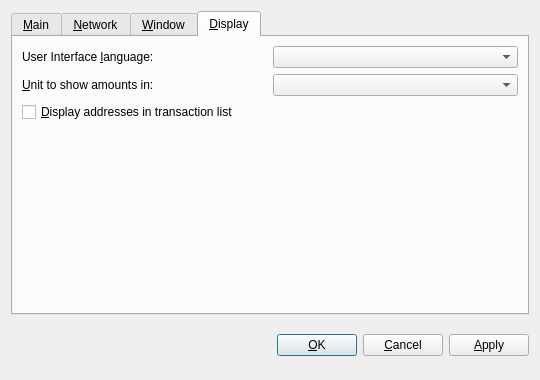
<?xml version="1.0" encoding="UTF-8"?>
<ui version="4.0">
 <class>OptionsDialog</class>
 <widget class="QDialog" name="OptionsDialog">
  <property name="geometry">
   <rect>
    <x>0</x>
    <y>0</y>
    <width>540</width>
    <height>380</height>
   </rect>
  </property>
  <property name="windowTitle">
   <string>Options</string>
  </property>
  <property name="modal">
   <bool>true</bool>
  </property>
  <layout class="QVBoxLayout" name="verticalLayout">
   <item>
    <widget class="QTabWidget" name="tabWidget">
     <property name="tabPosition">
      <enum>QTabWidget::North</enum>
     </property>
     <property name="currentIndex">
      <number>3</number>
     </property>
     <widget class="QWidget" name="tabMain">
      <attribute name="title">
       <string>&amp;Main</string>
      </attribute>
      <layout class="QVBoxLayout" name="verticalLayout_Main">
       <item>
        <widget class="QLabel" name="transactionFeeInfoLabel">
         <property name="text">
          <string>Optional transaction fee per kB that helps make sure your transactions are processed quickly. Most transactions are 1 kB.</string>
         </property>
         <property name="textFormat">
          <enum>Qt::PlainText</enum>
         </property>
         <property name="wordWrap">
          <bool>true</bool>
         </property>
        </widget>
       </item>
       <item>
        <layout class="QHBoxLayout" name="horizontalLayout_1_Main">
         <item>
          <widget class="QLabel" name="transactionFeeLabel">
           <property name="text">
            <string>Pay transaction &amp;fee</string>
           </property>
           <property name="textFormat">
            <enum>Qt::PlainText</enum>
           </property>
           <property name="buddy">
            <cstring>transactionFee</cstring>
           </property>
          </widget>
         </item>
         <item>
          <widget class="BitcoinAmountField" name="transactionFee"/>
         </item>
         <item>
          <spacer name="horizontalSpacer_1_Main">
           <property name="orientation">
            <enum>Qt::Horizontal</enum>
           </property>
           <property name="sizeHint" stdset="0">
            <size>
             <width>40</width>
             <height>20</height>
            </size>
           </property>
          </spacer>
         </item>
        </layout>
       </item>
       <item>
        <widget class="QCheckBox" name="bitcoinAtStartup">
         <property name="toolTip">
          <string>Automatically start YYF after logging in to the system.</string>
         </property>
         <property name="text">
          <string>&amp;Start YYF on system login</string>
         </property>
        </widget>
       </item>
       <item>
        <spacer name="verticalSpacer_Main">
         <property name="orientation">
          <enum>Qt::Vertical</enum>
         </property>
         <property name="sizeHint" stdset="0">
          <size>
           <width>20</width>
           <height>40</height>
          </size>
         </property>
        </spacer>
       </item>
       <item>
        <layout class="QHBoxLayout" name="horizontalLayout_2_Main">
         <item>
          <spacer name="horizontalSpacer_2_Main">
           <property name="orientation">
            <enum>Qt::Horizontal</enum>
           </property>
           <property name="sizeHint" stdset="0">
            <size>
             <width>40</width>
             <height>20</height>
            </size>
           </property>
          </spacer>
         </item>
         <item>
          <widget class="QPushButton" name="resetButton">
           <property name="toolTip">
            <string>Reset all client options to default.</string>
           </property>
           <property name="text">
            <string>&amp;Reset Options</string>
           </property>
           <property name="autoDefault">
            <bool>false</bool>
           </property>
          </widget>
         </item>
        </layout>
       </item>
      </layout>
     </widget>
     <widget class="QWidget" name="tabNetwork">
      <attribute name="title">
       <string>&amp;Network</string>
      </attribute>
      <layout class="QVBoxLayout" name="verticalLayout_Network">
       <item>
        <widget class="QCheckBox" name="mapPortUpnp">
         <property name="toolTip">
          <string>&lt;html&gt;&lt;head/&gt;&lt;body&gt;&lt;p&gt;Automatically open the YYF client port on the router. This only works when your router supports UPnP and it is enabled.&lt;/p&gt;&lt;/body&gt;&lt;/html&gt;</string>
         </property>
         <property name="text">
          <string>Map port using &amp;UPnP</string>
         </property>
        </widget>
       </item>
       <item>
        <widget class="QCheckBox" name="connectSocks">
         <property name="toolTip">
          <string>Connect to the YYF network through a SOCKS proxy (e.g. when connecting through Tor).</string>
         </property>
         <property name="text">
          <string>&amp;Connect through SOCKS proxy:</string>
         </property>
        </widget>
       </item>
       <item>
        <layout class="QHBoxLayout" name="horizontalLayout_Network">
         <item>
          <widget class="QLabel" name="proxyIpLabel">
           <property name="text">
            <string>Proxy &amp;IP:</string>
           </property>
           <property name="textFormat">
            <enum>Qt::PlainText</enum>
           </property>
           <property name="buddy">
            <cstring>proxyIp</cstring>
           </property>
          </widget>
         </item>
         <item>
          <widget class="QValidatedLineEdit" name="proxyIp">
           <property name="maximumSize">
            <size>
             <width>140</width>
             <height>16777215</height>
            </size>
           </property>
           <property name="toolTip">
            <string>IP address of the proxy (e.g. 127.0.0.1)</string>
           </property>
          </widget>
         </item>
         <item>
          <widget class="QLabel" name="proxyPortLabel">
           <property name="text">
            <string>&amp;Port:</string>
           </property>
           <property name="textFormat">
            <enum>Qt::PlainText</enum>
           </property>
           <property name="buddy">
            <cstring>proxyPort</cstring>
           </property>
          </widget>
         </item>
         <item>
          <widget class="QLineEdit" name="proxyPort">
           <property name="maximumSize">
            <size>
             <width>55</width>
             <height>16777215</height>
            </size>
           </property>
           <property name="toolTip">
            <string>Port of the proxy (e.g. 9050)</string>
           </property>
          </widget>
         </item>
         <item>
          <widget class="QLabel" name="socksVersionLabel">
           <property name="text">
            <string>SOCKS &amp;Version:</string>
           </property>
           <property name="textFormat">
            <enum>Qt::PlainText</enum>
           </property>
           <property name="buddy">
            <cstring>socksVersion</cstring>
           </property>
          </widget>
         </item>
         <item>
          <widget class="QValueComboBox" name="socksVersion">
           <property name="toolTip">
            <string>SOCKS version of the proxy (e.g. 5)</string>
           </property>
          </widget>
         </item>
         <item>
          <spacer name="horizontalSpacer_Network">
           <property name="orientation">
            <enum>Qt::Horizontal</enum>
           </property>
           <property name="sizeHint" stdset="0">
            <size>
             <width>40</width>
             <height>20</height>
            </size>
           </property>
          </spacer>
         </item>
        </layout>
       </item>
       <item>
        <spacer name="verticalSpacer_Network">
         <property name="orientation">
          <enum>Qt::Vertical</enum>
         </property>
         <property name="sizeHint" stdset="0">
          <size>
           <width>20</width>
           <height>40</height>
          </size>
         </property>
        </spacer>
       </item>
      </layout>
     </widget>
     <widget class="QWidget" name="tabWindow">
      <attribute name="title">
       <string>&amp;Window</string>
      </attribute>
      <layout class="QVBoxLayout" name="verticalLayout_Window">
       <item>
        <widget class="QCheckBox" name="minimizeToTray">
         <property name="toolTip">
          <string>Show only a tray icon after minimizing the window.</string>
         </property>
         <property name="text">
          <string>&amp;Minimize to the tray instead of the taskbar</string>
         </property>
        </widget>
       </item>
       <item>
        <widget class="QCheckBox" name="minimizeOnClose">
         <property name="toolTip">
          <string>Minimize instead of exit the application when the window is closed. When this option is enabled, the application will be closed only after selecting Quit in the menu.</string>
         </property>
         <property name="text">
          <string>M&amp;inimize on close</string>
         </property>
        </widget>
       </item>
       <item>
        <spacer name="verticalSpacer_Window">
         <property name="orientation">
          <enum>Qt::Vertical</enum>
         </property>
         <property name="sizeHint" stdset="0">
          <size>
           <width>20</width>
           <height>40</height>
          </size>
         </property>
        </spacer>
       </item>
      </layout>
     </widget>
     <widget class="QWidget" name="tabDisplay">
      <attribute name="title">
       <string>&amp;Display</string>
      </attribute>
      <layout class="QVBoxLayout" name="verticalLayout_Display">
       <item>
        <layout class="QHBoxLayout" name="horizontalLayout_1_Display">
         <item>
          <widget class="QLabel" name="langLabel">
           <property name="text">
            <string>User Interface &amp;language:</string>
           </property>
           <property name="textFormat">
            <enum>Qt::PlainText</enum>
           </property>
           <property name="buddy">
            <cstring>lang</cstring>
           </property>
          </widget>
         </item>
         <item>
          <widget class="QValueComboBox" name="lang">
           <property name="toolTip">
            <string>&lt;html&gt;&lt;head/&gt;&lt;body&gt;&lt;p&gt;The user interface language can be set here. This setting will take effect after restarting YYF.&lt;/p&gt;&lt;/body&gt;&lt;/html&gt;</string>
           </property>
          </widget>
         </item>
        </layout>
       </item>
       <item>
        <layout class="QHBoxLayout" name="horizontalLayout_2_Display">
         <item>
          <widget class="QLabel" name="unitLabel">
           <property name="text">
            <string>&amp;Unit to show amounts in:</string>
           </property>
           <property name="textFormat">
            <enum>Qt::PlainText</enum>
           </property>
           <property name="buddy">
            <cstring>unit</cstring>
           </property>
          </widget>
         </item>
         <item>
          <widget class="QValueComboBox" name="unit">
           <property name="toolTip">
            <string>Choose the default subdivision unit to show in the interface and when sending coins.</string>
           </property>
          </widget>
         </item>
        </layout>
       </item>
       <item>
        <widget class="QCheckBox" name="displayAddresses">
         <property name="toolTip">
          <string>&lt;html&gt;&lt;head/&gt;&lt;body&gt;&lt;p&gt;Whether to show YYF addresses in the transaction list or not.&lt;/p&gt;&lt;/body&gt;&lt;/html&gt;</string>
         </property>
         <property name="text">
          <string>&amp;Display addresses in transaction list</string>
         </property>
        </widget>
       </item>
       <item>
        <spacer name="verticalSpacer_Display">
         <property name="orientation">
          <enum>Qt::Vertical</enum>
         </property>
         <property name="sizeHint" stdset="0">
          <size>
           <width>20</width>
           <height>40</height>
          </size>
         </property>
        </spacer>
       </item>
      </layout>
     </widget>
    </widget>
   </item>
   <item>
    <layout class="QHBoxLayout" name="horizontalLayout_Buttons">
     <item>
      <spacer name="horizontalSpacer_1">
       <property name="orientation">
        <enum>Qt::Horizontal</enum>
       </property>
       <property name="sizeHint" stdset="0">
        <size>
         <width>40</width>
         <height>48</height>
        </size>
       </property>
      </spacer>
     </item>
     <item>
      <widget class="QLabel" name="statusLabel">
       <property name="font">
        <font>
         <weight>75</weight>
         <bold>true</bold>
        </font>
       </property>
       <property name="text">
        <string/>
       </property>
       <property name="textFormat">
        <enum>Qt::PlainText</enum>
       </property>
       <property name="wordWrap">
        <bool>true</bool>
       </property>
      </widget>
     </item>
     <item>
      <spacer name="horizontalSpacer_2">
       <property name="orientation">
        <enum>Qt::Horizontal</enum>
       </property>
       <property name="sizeHint" stdset="0">
        <size>
         <width>40</width>
         <height>48</height>
        </size>
       </property>
      </spacer>
     </item>
     <item>
      <widget class="QPushButton" name="okButton">
       <property name="text">
        <string>&amp;OK</string>
       </property>
      </widget>
     </item>
     <item>
      <widget class="QPushButton" name="cancelButton">
       <property name="text">
        <string>&amp;Cancel</string>
       </property>
       <property name="autoDefault">
        <bool>false</bool>
       </property>
      </widget>
     </item>
     <item>
      <widget class="QPushButton" name="applyButton">
       <property name="text">
        <string>&amp;Apply</string>
       </property>
       <property name="autoDefault">
        <bool>false</bool>
       </property>
      </widget>
     </item>
    </layout>
   </item>
  </layout>
 </widget>
 <customwidgets>
  <customwidget>
   <class>BitcoinAmountField</class>
   <extends>QSpinBox</extends>
   <header>bitcoinamountfield.h</header>
  </customwidget>
  <customwidget>
   <class>QValueComboBox</class>
   <extends>QComboBox</extends>
   <header>qvaluecombobox.h</header>
  </customwidget>
  <customwidget>
   <class>QValidatedLineEdit</class>
   <extends>QLineEdit</extends>
   <header>qvalidatedlineedit.h</header>
  </customwidget>
 </customwidgets>
 <resources/>
 <connections/>
</ui>
